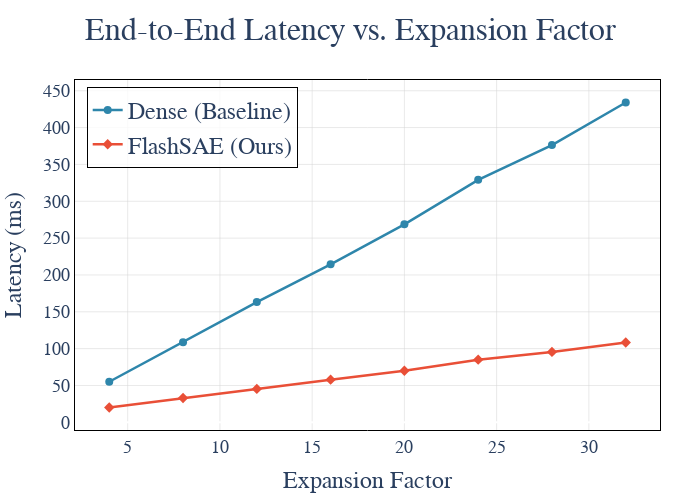

Source (notebook cell):
### Code cell
import plotly.graph_objects as go
from plotly.subplots import make_subplots

# MLSys style configuration
mlsys_colors = {
    'baseline': '#2E86AB',  # 深蓝色
    'sparse': '#E94F37',    # 红色
}

# 创建图表
fig = go.Figure()

expansion_factors = list(expansion_factor_list)

# 添加baseline曲线
fig.add_trace(go.Scatter(
    x=expansion_factors,
    y=all_times_base,
    mode='lines+markers',
    name='Dense (Baseline)',
    line=dict(color=mlsys_colors['baseline'], width=2.5),
    marker=dict(size=8, symbol='circle'),
))

# 添加sparse曲线
fig.add_trace(go.Scatter(
    x=expansion_factors,
    y=all_times_sparse,
    mode='lines+markers',
    name='FlashSAE (Ours)',
    line=dict(color=mlsys_colors['sparse'], width=2.5),
    marker=dict(size=8, symbol='diamond'),
))

# MLSys风格布局
fig.update_layout(
    title=dict(
        # text=f'End-to-End Latency vs. Expansion Factor<br><sup>batch_size={batch_size}, d_model={d_model}, k={k}</sup>',
        text=f'End-to-End Latency vs. Expansion Factor<br>',
        font=dict(size=32, family='Times New Roman'),
        x=0.5,
    ),
    xaxis=dict(
        title=dict(text='Expansion Factor', font=dict(size=24, family='Times New Roman')),
        tickfont=dict(size=18, family='Times New Roman'),
        gridcolor='lightgray',
        gridwidth=0.5,
        showline=True,
        linewidth=1,
        linecolor='black',
        mirror=True,
    ),
    yaxis=dict(
        title=dict(text='Latency (ms)', font=dict(size=24, family='Times New Roman')),
        tickfont=dict(size=18, family='Times New Roman'),
        gridcolor='lightgray',
        gridwidth=0.5,
        showline=True,
        linewidth=1,
        linecolor='black',
        mirror=True,
    ),
    legend=dict(
        x=0.02,
        y=0.98,
        bgcolor='rgba(255,255,255,0.8)',
        bordercolor='black',
        borderwidth=1,
        font=dict(size=24, family='Times New Roman'),
    ),
    plot_bgcolor='white',
    paper_bgcolor='white',
    width=700,
    height=500,
    margin=dict(l=60, r=40, t=80, b=60),
)

fig.show()
fig.write_image(
    "/Users/jxwang/Programs/sii-courses/ai-system-25/course_project/result/overall_speed_up/end_to_end_latency_comparison.pdf", 
    format="pdf",
)

### Figure 1 — Plotly figure (JSON) as saved in the notebook; plotly's stock layout.template omitted (floating-point values rounded to 4 significant figures)
{"data": [{"line": {"color": "#2E86AB", "width": 2.5}, "marker": {"size": 8, "symbol": "circle"}, "mode": "lines+markers", "name": "Dense (Baseline)", "type": "scatter", "x": [4, 8, 12, 16, 20, 24, 28, 32], "y": [55.03, 108.7, 163.1, 214.4, 268.7, 329.1, 376.3, 434.0]}, {"line": {"color": "#E94F37", "width": 2.5}, "marker": {"size": 8, "symbol": "diamond"}, "mode": "lines+markers", "name": "FlashSAE (Ours)", "type": "scatter", "x": [4, 8, 12, 16, 20, 24, 28, 32], "y": [20.1, 32.92, 45.35, 57.87, 69.95, 85.06, 95.57, 108.4]}], "layout": {"height": 500, "legend": {"bgcolor": "rgba(255,255,255,0.8)", "bordercolor": "black", "borderwidth": 1, "font": {"family": "Times New Roman", "size": 24}, "x": 0.02, "y": 0.98}, "margin": {"b": 60, "l": 60, "r": 40, "t": 80}, "paper_bgcolor": "white", "plot_bgcolor": "white", "title": {"font": {"family": "Times New Roman", "size": 32}, "text": "End-to-End Latency vs. Expansion Factor<br>", "x": 0.5}, "width": 700, "xaxis": {"gridcolor": "lightgray", "gridwidth": 0.5, "linecolor": "black", "linewidth": 1, "mirror": true, "showline": true, "tickfont": {"family": "Times New Roman", "size": 18}, "title": {"font": {"family": "Times New Roman", "size": 24}, "text": "Expansion Factor"}}, "yaxis": {"gridcolor": "lightgray", "gridwidth": 0.5, "linecolor": "black", "linewidth": 1, "mirror": true, "showline": true, "tickfont": {"family": "Times New Roman", "size": 18}, "title": {"font": {"family": "Times New Roman", "size": 24}, "text": "Latency (ms)"}}}}
